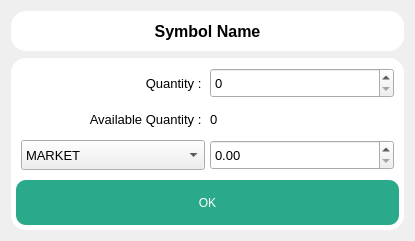
<?xml version="1.0" encoding="UTF-8"?>
<ui version="4.0">
 <class>OrderDlg</class>
 <widget class="QWidget" name="OrderDlg">
  <property name="geometry">
   <rect>
    <x>0</x>
    <y>0</y>
    <width>415</width>
    <height>241</height>
   </rect>
  </property>
  <property name="windowTitle">
   <string>Form</string>
  </property>
  <layout class="QGridLayout" name="gridLayout_2">
   <property name="verticalSpacing">
    <number>7</number>
   </property>
   <item row="0" column="0">
    <widget class="QLabel" name="lblStkSymbol">
     <property name="minimumSize">
      <size>
       <width>0</width>
       <height>30</height>
      </size>
     </property>
     <property name="maximumSize">
      <size>
       <width>16777215</width>
       <height>40</height>
      </size>
     </property>
     <property name="font">
      <font>
       <pointsize>12</pointsize>
       <bold>true</bold>
      </font>
     </property>
     <property name="styleSheet">
      <string notr="true">QLabel{
	color: rgb(0, 0, 0);
	border-radius : 15px;
	background-color: white;
}</string>
     </property>
     <property name="text">
      <string>Symbol Name</string>
     </property>
     <property name="alignment">
      <set>Qt::AlignCenter</set>
     </property>
     <property name="margin">
      <number>0</number>
     </property>
    </widget>
   </item>
   <item row="1" column="0">
    <widget class="QFrame" name="frame_2">
     <property name="styleSheet">
      <string notr="true">QFrame{
	color: rgb(0, 0, 0);
	border-radius : 15px;
	background-color:  white;
}</string>
     </property>
     <property name="frameShape">
      <enum>QFrame::StyledPanel</enum>
     </property>
     <property name="frameShadow">
      <enum>QFrame::Raised</enum>
     </property>
     <layout class="QGridLayout" name="gridLayout">
      <property name="leftMargin">
       <number>5</number>
      </property>
      <property name="topMargin">
       <number>5</number>
      </property>
      <property name="rightMargin">
       <number>5</number>
      </property>
      <property name="bottomMargin">
       <number>5</number>
      </property>
      <property name="spacing">
       <number>5</number>
      </property>
      <item row="0" column="0">
       <widget class="QFrame" name="frame">
        <property name="maximumSize">
         <size>
          <width>16777215</width>
          <height>130</height>
         </size>
        </property>
        <property name="frameShape">
         <enum>QFrame::StyledPanel</enum>
        </property>
        <property name="frameShadow">
         <enum>QFrame::Raised</enum>
        </property>
        <layout class="QGridLayout" name="gridLayout_3">
         <property name="leftMargin">
          <number>5</number>
         </property>
         <property name="topMargin">
          <number>5</number>
         </property>
         <property name="rightMargin">
          <number>5</number>
         </property>
         <property name="bottomMargin">
          <number>5</number>
         </property>
         <property name="spacing">
          <number>5</number>
         </property>
         <item row="0" column="0">
          <widget class="QLabel" name="lblQuantity">
           <property name="font">
            <font>
             <pointsize>10</pointsize>
            </font>
           </property>
           <property name="text">
            <string>Quantity : </string>
           </property>
           <property name="alignment">
            <set>Qt::AlignRight|Qt::AlignTrailing|Qt::AlignVCenter</set>
           </property>
          </widget>
         </item>
         <item row="0" column="1">
          <widget class="QSpinBox" name="sbQuantity">
           <property name="minimumSize">
            <size>
             <width>0</width>
             <height>30</height>
            </size>
           </property>
           <property name="font">
            <font>
             <pointsize>10</pointsize>
            </font>
           </property>
           <property name="maximum">
            <number>1000000000</number>
           </property>
          </widget>
         </item>
         <item row="1" column="0">
          <widget class="QLabel" name="lblAvailQuantity">
           <property name="font">
            <font>
             <pointsize>10</pointsize>
            </font>
           </property>
           <property name="text">
            <string>Available Quantity : </string>
           </property>
           <property name="alignment">
            <set>Qt::AlignRight|Qt::AlignTrailing|Qt::AlignVCenter</set>
           </property>
          </widget>
         </item>
         <item row="1" column="1">
          <widget class="QLabel" name="lblAvailQuantityVal">
           <property name="font">
            <font>
             <pointsize>10</pointsize>
            </font>
           </property>
           <property name="text">
            <string>0</string>
           </property>
          </widget>
         </item>
         <item row="2" column="0">
          <widget class="QComboBox" name="cmbPriceType">
           <property name="minimumSize">
            <size>
             <width>100</width>
             <height>30</height>
            </size>
           </property>
           <property name="font">
            <font>
             <pointsize>10</pointsize>
            </font>
           </property>
           <item>
            <property name="text">
             <string>MARKET</string>
            </property>
           </item>
           <item>
            <property name="text">
             <string>LIMIT</string>
            </property>
           </item>
           <item>
            <property name="text">
             <string>SL</string>
            </property>
           </item>
           <item>
            <property name="text">
             <string>SL-M</string>
            </property>
           </item>
          </widget>
         </item>
         <item row="2" column="1">
          <widget class="QDoubleSpinBox" name="dsbPriceValue">
           <property name="minimumSize">
            <size>
             <width>0</width>
             <height>30</height>
            </size>
           </property>
           <property name="font">
            <font>
             <pointsize>10</pointsize>
            </font>
           </property>
           <property name="maximum">
            <double>1000000000.000000000000000</double>
           </property>
          </widget>
         </item>
        </layout>
       </widget>
      </item>
      <item row="1" column="0">
       <widget class="QPushButton" name="btnOrder">
        <property name="minimumSize">
         <size>
          <width>0</width>
          <height>45</height>
         </size>
        </property>
        <property name="maximumSize">
         <size>
          <width>16777215</width>
          <height>45</height>
         </size>
        </property>
        <property name="styleSheet">
         <string notr="true">QPushButton{
	background-color: #2AAA8A;
	color: rgb(255, 255, 255);
	border-radius : 10px;
	padding: 5px;	
}

QPushButton:hover{
	background-color: rgb(46, 186, 151);
	color: rgb(0, 0, 0);
}</string>
        </property>
        <property name="text">
         <string>OK</string>
        </property>
       </widget>
      </item>
     </layout>
    </widget>
   </item>
  </layout>
 </widget>
 <resources/>
 <connections/>
</ui>
